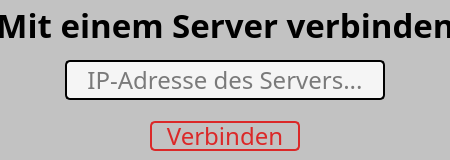
<?xml version="1.0" encoding="UTF-8"?>
<ui version="4.0">
 <class>Dialog</class>
 <widget class="QDialog" name="Dialog">
  <property name="geometry">
   <rect>
    <x>0</x>
    <y>0</y>
    <width>450</width>
    <height>160</height>
   </rect>
  </property>
  <property name="minimumSize">
   <size>
    <width>450</width>
    <height>160</height>
   </size>
  </property>
  <property name="maximumSize">
   <size>
    <width>450</width>
    <height>160</height>
   </size>
  </property>
  <property name="baseSize">
   <size>
    <width>450</width>
    <height>160</height>
   </size>
  </property>
  <property name="font">
   <font>
    <family>Bahnschrift</family>
    <pointsize>18</pointsize>
   </font>
  </property>
  <property name="windowTitle">
   <string>Mit Server verbinden</string>
  </property>
  <property name="toolTip">
   <string>Mit einem Server verbinden</string>
  </property>
  <property name="styleSheet">
   <string notr="true">QDialog {
	background-color: #c2c2c2;
}

QPushButton {
	background-color: transparent;
	border-width: 2px;
	border-style: solid;
	border-radius: 5px;
}

QPushButton:disabled {
	color: #DB2828;
	border-color: #DB2828;
}

QPushButton:enabled {
	color: #00c853;
	background-color: #f5f5f5;
	border-color: #f5f5f5;
}

QLineEdit {
	background-color: #f5f5f5;
	border: 2px solid #000;
	border-radius: 5px;
	color: #000;
}

QLineEdit[valid=&quot;true&quot;] {
	background-color: #f5f5f5;
	border: 2px solid #00c853;
	border-radius: 5px;
	color: #00c853;
}

QLineEdit[valid=&quot;false&quot;] {
	background-color: #f5f5f5;
	border: 2px solid #DB2828;
	border-radius: 5px;
	color: #DB2828;
}</string>
  </property>
  <widget class="QWidget" name="verticalLayoutWidget">
   <property name="geometry">
    <rect>
     <x>0</x>
     <y>0</y>
     <width>451</width>
     <height>161</height>
    </rect>
   </property>
   <layout class="QVBoxLayout" name="verticalLayout">
    <item>
     <widget class="QLabel" name="label_title">
      <property name="font">
       <font>
        <family>Bahnschrift</family>
        <pointsize>25</pointsize>
        <weight>75</weight>
        <bold>true</bold>
       </font>
      </property>
      <property name="text">
       <string>Mit einem Server verbinden</string>
      </property>
      <property name="alignment">
       <set>Qt::AlignCenter</set>
      </property>
      <property name="textInteractionFlags">
       <set>Qt::NoTextInteraction</set>
      </property>
     </widget>
    </item>
    <item alignment="Qt::AlignHCenter|Qt::AlignVCenter">
     <widget class="QLineEdit" name="lineEdit_ip">
      <property name="sizePolicy">
       <sizepolicy hsizetype="Preferred" vsizetype="Preferred">
        <horstretch>0</horstretch>
        <verstretch>0</verstretch>
       </sizepolicy>
      </property>
      <property name="minimumSize">
       <size>
        <width>320</width>
        <height>40</height>
       </size>
      </property>
      <property name="maximumSize">
       <size>
        <width>320</width>
        <height>40</height>
       </size>
      </property>
      <property name="palette">
       <palette>
        <active>
         <colorrole role="Button">
          <brush brushstyle="SolidPattern">
           <color alpha="255">
            <red>194</red>
            <green>194</green>
            <blue>194</blue>
           </color>
          </brush>
         </colorrole>
         <colorrole role="Base">
          <brush brushstyle="SolidPattern">
           <color alpha="255">
            <red>194</red>
            <green>194</green>
            <blue>194</blue>
           </color>
          </brush>
         </colorrole>
         <colorrole role="Window">
          <brush brushstyle="SolidPattern">
           <color alpha="255">
            <red>194</red>
            <green>194</green>
            <blue>194</blue>
           </color>
          </brush>
         </colorrole>
        </active>
        <inactive>
         <colorrole role="Button">
          <brush brushstyle="SolidPattern">
           <color alpha="255">
            <red>194</red>
            <green>194</green>
            <blue>194</blue>
           </color>
          </brush>
         </colorrole>
         <colorrole role="Base">
          <brush brushstyle="SolidPattern">
           <color alpha="255">
            <red>194</red>
            <green>194</green>
            <blue>194</blue>
           </color>
          </brush>
         </colorrole>
         <colorrole role="Window">
          <brush brushstyle="SolidPattern">
           <color alpha="255">
            <red>194</red>
            <green>194</green>
            <blue>194</blue>
           </color>
          </brush>
         </colorrole>
        </inactive>
        <disabled>
         <colorrole role="Button">
          <brush brushstyle="SolidPattern">
           <color alpha="255">
            <red>194</red>
            <green>194</green>
            <blue>194</blue>
           </color>
          </brush>
         </colorrole>
         <colorrole role="Base">
          <brush brushstyle="SolidPattern">
           <color alpha="255">
            <red>194</red>
            <green>194</green>
            <blue>194</blue>
           </color>
          </brush>
         </colorrole>
         <colorrole role="Window">
          <brush brushstyle="SolidPattern">
           <color alpha="255">
            <red>194</red>
            <green>194</green>
            <blue>194</blue>
           </color>
          </brush>
         </colorrole>
        </disabled>
       </palette>
      </property>
      <property name="font">
       <font>
        <family>Bahnschrift</family>
        <pointsize>18</pointsize>
       </font>
      </property>
      <property name="styleSheet">
       <string notr="true"/>
      </property>
      <property name="alignment">
       <set>Qt::AlignCenter</set>
      </property>
      <property name="placeholderText">
       <string>IP-Adresse des Servers...</string>
      </property>
     </widget>
    </item>
    <item>
     <layout class="QHBoxLayout" name="horizontalLayout">
      <item alignment="Qt::AlignHCenter|Qt::AlignVCenter">
       <widget class="QPushButton" name="pushButton_ok">
        <property name="enabled">
         <bool>false</bool>
        </property>
        <property name="sizePolicy">
         <sizepolicy hsizetype="Minimum" vsizetype="Fixed">
          <horstretch>0</horstretch>
          <verstretch>0</verstretch>
         </sizepolicy>
        </property>
        <property name="minimumSize">
         <size>
          <width>150</width>
          <height>30</height>
         </size>
        </property>
        <property name="maximumSize">
         <size>
          <width>150</width>
          <height>30</height>
         </size>
        </property>
        <property name="font">
         <font>
          <family>Bahnschrift</family>
          <pointsize>18</pointsize>
         </font>
        </property>
        <property name="styleSheet">
         <string notr="true"/>
        </property>
        <property name="text">
         <string>Verbinden</string>
        </property>
       </widget>
      </item>
     </layout>
    </item>
   </layout>
  </widget>
 </widget>
 <resources/>
 <connections/>
</ui>
